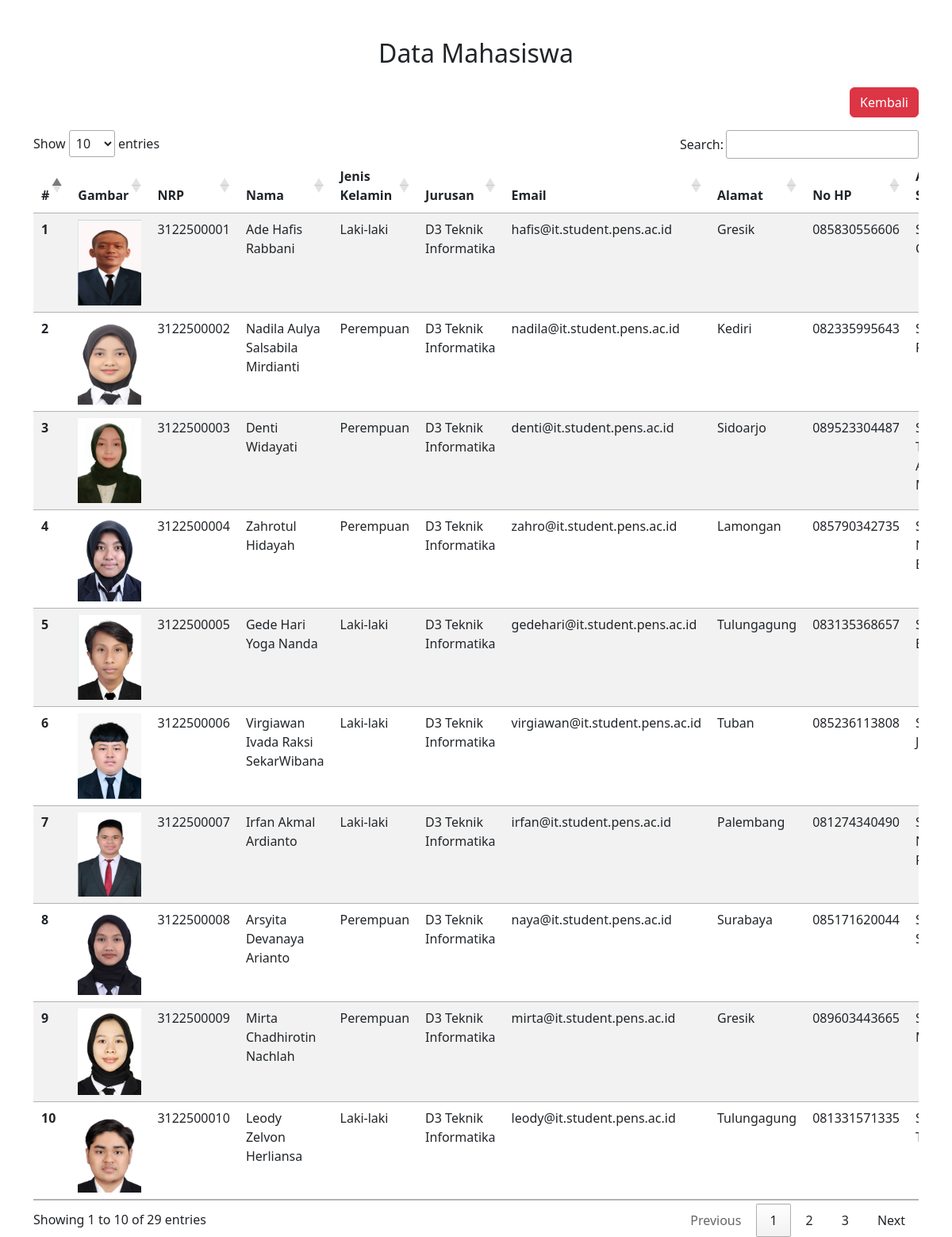
Page /Project_WPW/dosen/index_dosen.php (signed in) on the committed database.
### tables this page shows
CREATE TABLE `mahasiswa` (
  `id_student` int(50) NOT NULL,
  `nrp` varchar(20) NOT NULL,
  `nama` varchar(100) NOT NULL,
  `jenis_kelamin` varchar(20) NOT NULL,
  `jurusan` varchar(30) NOT NULL,
  `email_student` varchar(50) NOT NULL,
  `alamat` varchar(200) NOT NULL,
  `no_hp` varchar(20) NOT NULL,
  `asal_sma` varchar(50) NOT NULL,
  `matkul_favorit` varchar(100) NOT NULL,
  `gambar` varchar(100) NOT NULL
);

### Project_WPW/koneksi.php (called while the page is built)
<?php
$conn = mysqli_connect ("localhost", "root", "", "akademik");
function query($query) {
    global $conn;
    $result = mysqli_query ($conn, $query);
    $rows = [];
    while ($row = mysqli_fetch_assoc($result)) {
        $rows[] = $row;
    }
    return $rows;
}
?>

### Project_WPW/dosen/index_dosen.php (the view, shortened to what this page needs)
<?php
include '../koneksi.php';
$data = query("SELECT * FROM mahasiswa");
?>
<!DOCTYPE html>
<html lang="en">
<head>
    <link href="https://cdn.jsdelivr.net/npm/bootstrap@5.2.3/dist/css/bootstrap.min.css" rel="stylesheet">
    <link rel="stylesheet" href="//cdn.datatables.net/1.13.4/css/jquery.dataTables.min.css">
</head>
<body>
<div class="container">
    <div class="row">
        <div class="col-12">
            <h2 class="text-center mt-5 mb-4">Data Mahasiswa</h2>
            <div class="d-grid gap-2 d-md-flex justify-content-md-end">
                <a href="dashboard_dosen.php" class="btn btn-danger mb-3">Kembali</a>
            </div>
            <div class="table-responsive">
                <table class="table table-striped">
                    <thead>
                        <tr>
                            <th scope="col">#</th>
                            <th scope="col">Gambar</th>
                            <th scope="col">NRP</th>
                            <th scope="col">Nama</th>
                            <th scope="col">Jenis Kelamin</th>
                            <th scope="col">Jurusan</th>
                            <th scope="col">Email</th>
                            <th scope="col">Alamat</th>
                            <th scope="col">No HP</th>
                            <th scope="col">Asal SMA</th>
                        </tr>
                    </thead>
                    <tbody>
                        <?php
                        $nomer = 1;
                        foreach ($data as $row) :
                        ?>
                        <tr>
                            <th scope="row"><?php echo $nomer; ?></th>
                            <td><img src="<?php echo "berkas/".$row['gambar']; ?>" width="80"></td>
                            <td><?php echo $row['nrp']; ?></td>
                            <td><?php echo $row['nama']; ?></td>
                            <td><?php echo $row['jenis_kelamin']; ?></td>
                            <td><?php echo $row['jurusan']; ?></td>
                            <td><?php echo $row['email_student']; ?></td>
                            <td><?php echo $row['alamat']; ?></td>
                            <td><?php echo $row['no_hp']; ?></td>
                            <td><?php echo $row['asal_sma']; ?></td>
                        </tr>
                        <?php
                        $nomer++;
                        endforeach;
                        ?>
                    </tbody>
                </table>
            </div>
        </div>
    </div>
</div>
</body>
</html>

### rows in the picture
mahasiswa: gambar (picture), nrp "3122500001", nama "Ade Hafis Rabbani", jenis_kelamin "Laki-laki", jurusan "D3 Teknik Informatika", email_student "hafis@it.student.pens.ac.id", alamat "Gresik", no_hp "085830556606"
mahasiswa: gambar (picture), nrp "3122500002", nama "Nadila Aulya Salsabila Mirdianti", jenis_kelamin "Perempuan", jurusan "D3 Teknik Informatika", email_student "nadila@it.student.pens.ac.id", alamat "Kediri", no_hp "082335995643"
mahasiswa: gambar (picture), nrp "3122500003", nama "Denti Widayati", jenis_kelamin "Perempuan", jurusan "D3 Teknik Informatika", email_student "denti@it.student.pens.ac.id", alamat "Sidoarjo", no_hp "089523304487"
mahasiswa: gambar (picture), nrp "3122500004", nama "Zahrotul Hidayah", jenis_kelamin "Perempuan", jurusan "D3 Teknik Informatika", email_student "zahro@it.student.pens.ac.id", alamat "Lamongan", no_hp "085790342735"
mahasiswa: gambar (picture), nrp "3122500005", nama "Gede Hari Yoga Nanda", jenis_kelamin "Laki-laki", jurusan "D3 Teknik Informatika", email_student "gedehari@it.student.pens.ac.id", alamat "Tulungagung", no_hp "083135368657"
mahasiswa: gambar (picture), nrp "3122500006", nama "Virgiawan Ivada Raksi SekarWibana", jenis_kelamin "Laki-laki", jurusan "D3 Teknik Informatika", email_student "virgiawan@it.student.pens.ac.id", alamat "Tuban", no_hp "085236113808"
mahasiswa: gambar (picture), nrp "3122500007", nama "Irfan Akmal Ardianto", jenis_kelamin "Laki-laki", jurusan "D3 Teknik Informatika", email_student "irfan@it.student.pens.ac.id", alamat "Palembang", no_hp "081274340490"
mahasiswa: gambar (picture), nrp "3122500008", nama "Arsyita Devanaya Arianto", jenis_kelamin "Perempuan", jurusan "D3 Teknik Informatika", email_student "naya@it.student.pens.ac.id", alamat "Surabaya", no_hp "085171620044"
mahasiswa: gambar (picture), nrp "3122500009", nama "Mirta Chadhirotin Nachlah", jenis_kelamin "Perempuan", jurusan "D3 Teknik Informatika", email_student "mirta@it.student.pens.ac.id", alamat "Gresik", no_hp "089603443665"
mahasiswa: gambar (picture), nrp "3122500010", nama "Leody Zelvon Herliansa", jenis_kelamin "Laki-laki", jurusan "D3 Teknik Informatika", email_student "leody@it.student.pens.ac.id", alamat "Tulungagung", no_hp "081331571335"
